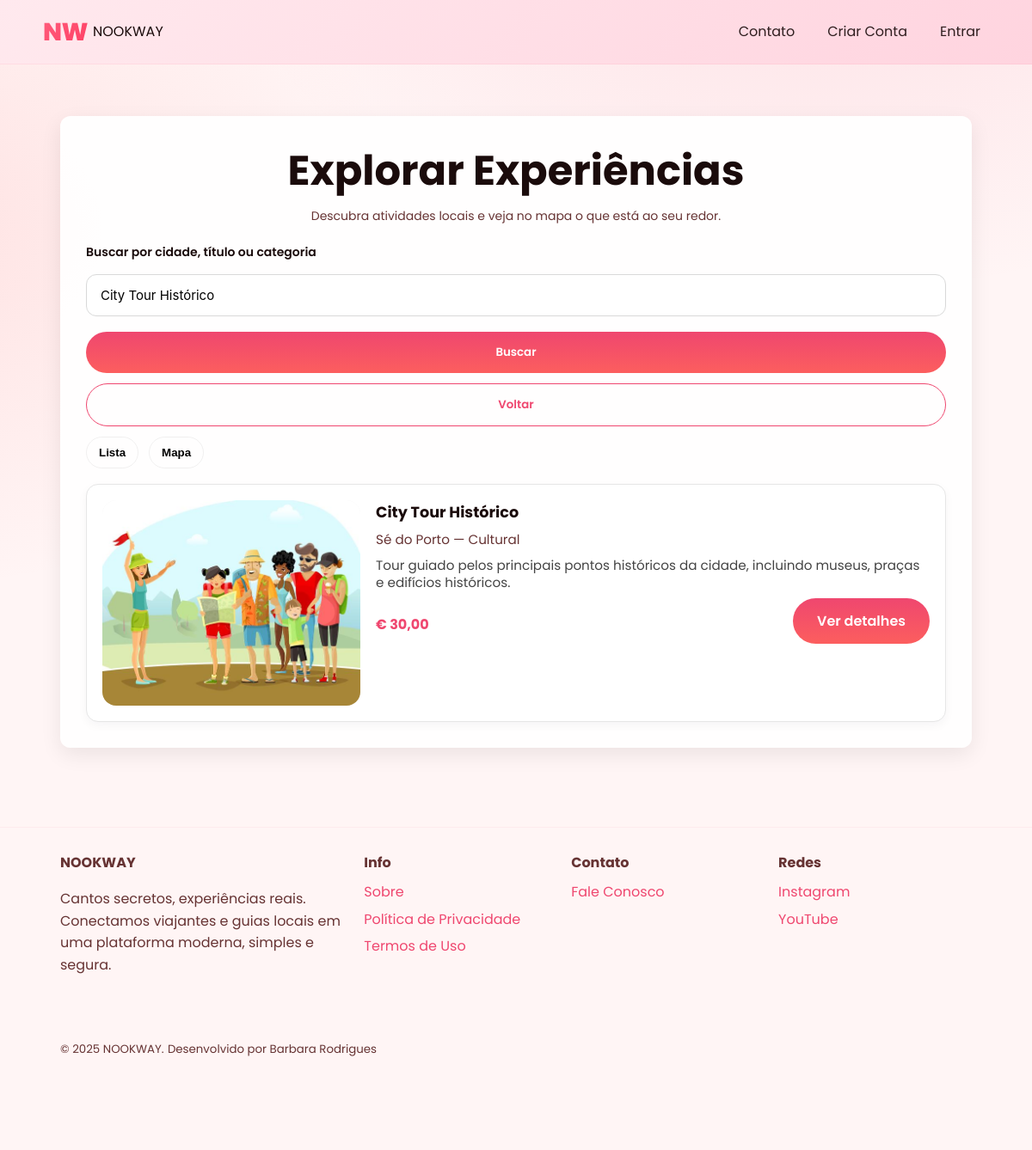
/explorar.php?busca=City Tour Histórico, run on the app's committed database.
### tables this page shows
CREATE TABLE `tours` (
  `id` int(11) NOT NULL,
  `titulo` varchar(200) NOT NULL,
  `descricao` text DEFAULT NULL,
  `cidade` varchar(120) DEFAULT NULL,
  `categoria` varchar(80) DEFAULT NULL,
  `latitude` decimal(10,7) DEFAULT NULL,
  `longitude` decimal(10,7) DEFAULT NULL,
  `preco` decimal(8,2) DEFAULT 0.00,
  `moeda` varchar(10) DEFAULT NULL,
  `moeda_customizada` varchar(10) DEFAULT NULL,
  `imagem` varchar(255) DEFAULT NULL,
  `id_guia` int(11) DEFAULT NULL,
  `criado_em` timestamp NOT NULL DEFAULT current_timestamp(),
  `data_inicio` date NOT NULL,
  `data_fim` date DEFAULT NULL,
  `dias_semana` varchar(20) NOT NULL,
  `horarios` varchar(255) NOT NULL
);

### public/explorar.php (the view, shortened to what this page needs)
<?php
require_once 'db.php';
$busca = isset($_GET['busca']) ? trim($_GET['busca']) : '';
$query = "SELECT * FROM tours";
if ($busca !== '') {
    $busca_escaped = $conn->real_escape_string($busca);
    $query .= " WHERE titulo LIKE '%$busca_escaped%' OR cidade LIKE '%$busca_escaped%' OR categoria LIKE '%$busca_escaped%' OR descricao LIKE '%$busca_escaped%'";
}
$query .= " ORDER BY criado_em DESC";
$res = $conn->query($query);
$atividades = $res ? $res->fetch_all(MYSQLI_ASSOC) : [];
?>
<!DOCTYPE html>
<html lang="pt-BR">
<head>
  <link rel="stylesheet" href="css/nookway.css">
  <link rel="stylesheet" href="https://unpkg.com/leaflet/dist/leaflet.css"/>
</head>
<body>
<?php include 'templates/header.php'; ?>
<main class="container auth-page">
  <div class="auth-box">
    <h1>Explorar Experiências</h1>
    <p class="muted">Descubra atividades locais e veja no mapa o que está ao seu redor.</p>
    <form id="form-busca" class="auth-form" method="GET" style="margin-bottom:12px;">
      <label for="busca">Buscar por cidade, título ou categoria</label>
      <input type="text" id="busca" name="busca" placeholder="Ex: Porto, TukTuk, Gastronomia" style="margin-top:8px;">
        <button type="submit" class="btn primary" style="width:100%;">Buscar
        </button>
    </form>
        <form id="form-voltar" method="GET">
            <button type="submit" class="btn ghost" style="width:100%;">
                Voltar
            </button>
        </form>
    <div class="tabs" role="tablist" aria-label="Visualização">
        <button class="tab-btn ghost" data-target="tab-lista" role="tab">Lista</button>
        <button class="tab-btn ghost" data-target="tab-mapa" role="tab">Mapa</button>
    </div>
    <div class="tabs-content">
      <div class="tab active" id="tab-lista" role="tabpanel">
        <?php if (count($atividades) === 0): ?>
          <p class="muted" style="text-align:center; margin-top:18px;">Nenhuma atividade cadastrada ainda.</p>
        <?php else: ?>
          <div id="lista" class="atividade-lista">
            <?php foreach($atividades as $a):
                $moedaBanco = $a['moeda'] ?? null;
                $moedaCustom = $a['moeda_customizada'] ?? null;
                if ($moedaBanco && $moedaBanco !== '') {
                    $currency = simbolo_moeda($moedaBanco);
                } elseif ($moedaCustom && $moedaCustom !== '') {
                    $currency = $moedaCustom;
                } else {
                    $currency = '€';
}
                $preco_fmt = number_format($a['preco'], 2, ',', '.');
            ?>
              <article class="atividade-card" aria-labelledby="titulo-<?= $a['id'] ?>">
                <?php if (!empty($a['imagem'])): ?>
                  <img src="uploads/tours/<?= htmlspecialchars($a['imagem']) ?>" alt="<?= htmlspecialchars($a['titulo']) ?>" class="atividade-img">
                <?php else: ?>
                  <div class="atividade-img" style="background: #f0f0f0; display: flex; align-items: center; justify-content: center; color: #999;">Sem imagem</div>
                <?php endif; ?>
                <div class="atividade-info">
                  <h3 id="titulo-<?= $a['id'] ?>"><?= htmlspecialchars($a['titulo']) ?></h3>
                  <div class="meta"><?= htmlspecialchars($a['cidade']) ?> — <?= htmlspecialchars($a['categoria']) ?></div>
                  <div class="descricao"><?= htmlspecialchars(mb_substr($a['descricao'],0,240)) ?><?= (mb_strlen($a['descricao'])>240) ? '...' : '' ?></div>
                  <div class="card-actions">
                    <span class="preco"><?= htmlspecialchars($currency) ?> <?= $preco_fmt ?></span>
                    <div style="margin-left:auto">
                      <a href="tour.php?id=<?= $a['id'] ?>" class="btn primary">Ver detalhes</a>
                    </div>
                  </div>
                </div>
              </article>
            <?php endforeach; ?>
          </div>
        <?php endif; ?>
      </div>
    </div>
  </div>
</main>
<?php include 'templates/footer.php'; ?>
</body>
</html>

### public/css/nookway.css (style rules this page uses)
:root { --bg: #fff5f5; --surface: #ffffff; --elev: #f8f1f1; --muted: #663333; --text: #1a0b0b; --primary: #ef476f; --primary-600: #fc5e5e; --accent: #ff7b7b; --warn: #ffb380; --danger: #ff2e2e; --radius: 50px; --shadow: 0 10px 30px rgba(0,0,0,.15); --maxw: 1100px; }
* { box-sizing: border-box; transition: background-color .25s, color .25s, border-color .25s; }
html { scroll-behavior: smooth; }
body { margin: 0; font-family: 'Poppins', system-ui, -apple-system, Segoe UI, Roboto, Arial, "Noto Sans", sans-serif; color: var(--text); background: radial-gradient(1200px 800px at 80% -10%, rgba(239,71,111,0.12), transparent 60%), radial-gradient(1000px 700px at -10% 20%, rgba(252,94,94,0.12), transparent 60%), var(--bg); line-height: 1.6; }
a { color: inherit; text-decoration: none; }
img { max-width: 100%; display: block; }
.container { width: min(100%, var(--maxw)); margin: 0 auto; padding-inline: 20px; }
h1 { font-family: 'Poppins', sans-serif; font-weight: 700; line-height: 1.1; font-size: clamp(1.8rem, 3.8vw + .6rem, 3rem); margin: 8px 0 14px; }
.btn { display: inline-flex; align-items: center; justify-content: center; gap: 10px; padding: 14px 28px; border-radius: 999px; font-weight: 600; font-family: 'Poppins', sans-serif; border: none; cursor: pointer; transition: .25s; }
.btn.primary { background: linear-gradient(180deg, var(--primary), var(--primary-600)); color: #fff; }
.btn.ghost { background: transparent; border: 1px solid var(--primary); color: var(--primary); }
.auth-page { display: flex; justify-content: center; align-items: center; padding: 60px 20px; }
.auth-box { width: 100%; max-width: 420px; background: #ffffffee; padding: 40px; border-radius: 20px; box-shadow: 0 8px 25px rgba(0,0,0,0.08); }
.auth-box h1 { font-family: "Poppins", sans-serif; margin-bottom: 10px; text-align: center; }
.auth-box .muted { text-align: center; font-size: 14px; margin-bottom: 20px; }
.auth-form label { display: block; font-size: 14px; margin-bottom: 6px; font-weight: 600; }
.auth-form input { width: 100%; padding: 14px 16px; border-radius: 12px; border: 1.5px solid #d9d9d9; font-size: 15px; background: #fff; outline: none; font-family: "Inter", sans-serif; transition: border-color .2s ease, box-shadow .2s ease; margin-bottom: 18px; }
img:not(.logo):not(.icon):not(.small-img) { max-width: 300px; max-height: 250px; width: 100%; height: auto; object-fit: cover; border-radius: 16px; }
.muted { color: var(--muted); }

### public/explorar.php (style rules this page uses)
.tabs { display:flex; gap:12px; margin-top:12px; }
.tab-btn { padding:10px 14px; border-radius:999px; border: 1px solid rgba(0,0,0,0.06); background: transparent; cursor:pointer; font-weight:600; }
.atividade-lista { display:grid; gap:18px; margin-top:18px; }
.atividade-card { display:flex; gap:18px; background:#fff; padding:18px; border-radius:14px; align-items:flex-start; text-decoration: none; color: inherit; transition: transform .18s, box-shadow .18s, border-color .18s; border: 1px solid #e6e6e6; box-shadow: 0 4px 12px rgba(16,24,40,0.04); }
.atividade-img { width:300px; height:250px; object-fit:cover; border-radius:12px; flex-shrink:0; background:#f6f6f6; display:block; }
.atividade-info { flex:1; display:flex; flex-direction:column; min-width:0; }
.atividade-info h3 { margin:0 0 6px 0; font-size:1.1rem; white-space:nowrap; overflow:hidden; text-overflow:ellipsis; }
.atividade-info .meta { color:var(--muted); margin-bottom:8px; font-size:0.95rem; }
.atividade-info .descricao { color:#444; margin:0 0 8px 0; font-size:0.95rem; line-height:1.3; overflow:hidden; display:-webkit-box; -webkit-line-clamp:3; -webkit-box-orient:vertical; line-clamp: 3; }
.preco { color:var(--primary); font-weight:700; display:block; margin-top:8px; font-size:1rem; }
.card-actions { margin-top:auto; display:flex; gap:8px; align-items:center; }
.auth-box { width:100%; max-width:1200px; padding:30px; border-radius:12px; }

### data on the page
tours: imagem (picture), titulo "City Tour Histórico", cidade "Sé do Porto", categoria "Cultural", descricao "Tour guiado pelos principais pontos históricos da cidade, incluindo museus, praças e edifícios históricos.", currency "€", preco "30,00"
